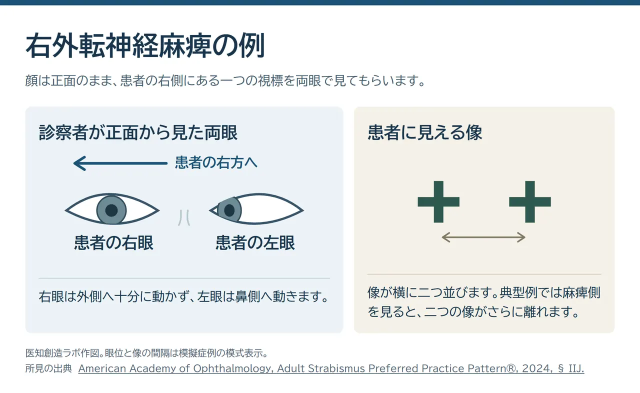
#> input picture _src/diplopia-differential/fig-abduction.webp, 1280 x 785 px (shown at 1/2 size)
$ python -i card_webp.py   (imports and definitions only)
#> lines starting #> are read from the running program, lines starting #| are printed output that depends on the picture
#!/usr/bin/env python3
# -*- coding: utf-8 -*-
"""一覧カード用の軽量サムネイル（16:9・幅800px以下のWebP）を作る。

インフォグラフィック一覧・スライド一覧のカードで、原寸PNG（数百KB〜2MB）や
タイトル帯だけの細長い thumb.png を 16:9 枠に拡大して見せていたのを置き換える。
縦長の図は上端から 16:9 を切り出し（カードと同じく上寄せ）、横長は中央で切る。拡大はしない。

使う場所: infographics/build_index.py（card.webp）、slides/_template/build.py（card.webp）。
既存の png8.py と同じく、書き出し側で1行呼ぶ。
"""
import io

from PIL import Image

Image.MAX_IMAGE_PIXELS = None   # 縦長インフォ（2160x11038 等）で誤検知させない

WIDTH, HEIGHT = 800, 450


def _flatten(image):
    """透明部分は白で塗り、RGBにそろえる。"""
    if image.mode == "P":
        image = image.convert("RGBA")
    if image.mode in ("RGBA", "LA"):
        background = Image.new("RGB", image.size, "white")
        background.paste(image, mask=image.getchannel("A"))
        return background
    return image.convert("RGB")


def card_bytes(src, fit="cover"):
    """画像ファイル src から、カード用WebPのバイト列を返す。"""
#> called with fit = 'cover'
    with Image.open(src) as source:
#> source is the input picture: PIL image 1280x785 RGB; mean R, G, B 231.5, 235, 235.8
        image = _flatten(source)
    if fit not in ("cover", "contain"):
        raise ValueError("fit must be cover or contain")
    if fit == "contain":
        image.thumbnail((WIDTH, HEIGHT), Image.LANCZOS)
        canvas = Image.new("RGB", (WIDTH, HEIGHT), "white")
        canvas.paste(image, ((WIDTH - image.width) // 2, (HEIGHT - image.height) // 2))
        buffer = io.BytesIO()
        canvas.save(buffer, "WEBP", quality=80, method=6)
        return buffer.getvalue()
    width, height = image.size
#> width = 1280; height = 785
    if width * HEIGHT > height * WIDTH:
        crop = round(height * WIDTH / HEIGHT)
        left = (width - crop) // 2
        image = image.crop((left, 0, left + crop, height))
    else:
        image = image.crop((0, 0, width, round(width * HEIGHT / WIDTH)))
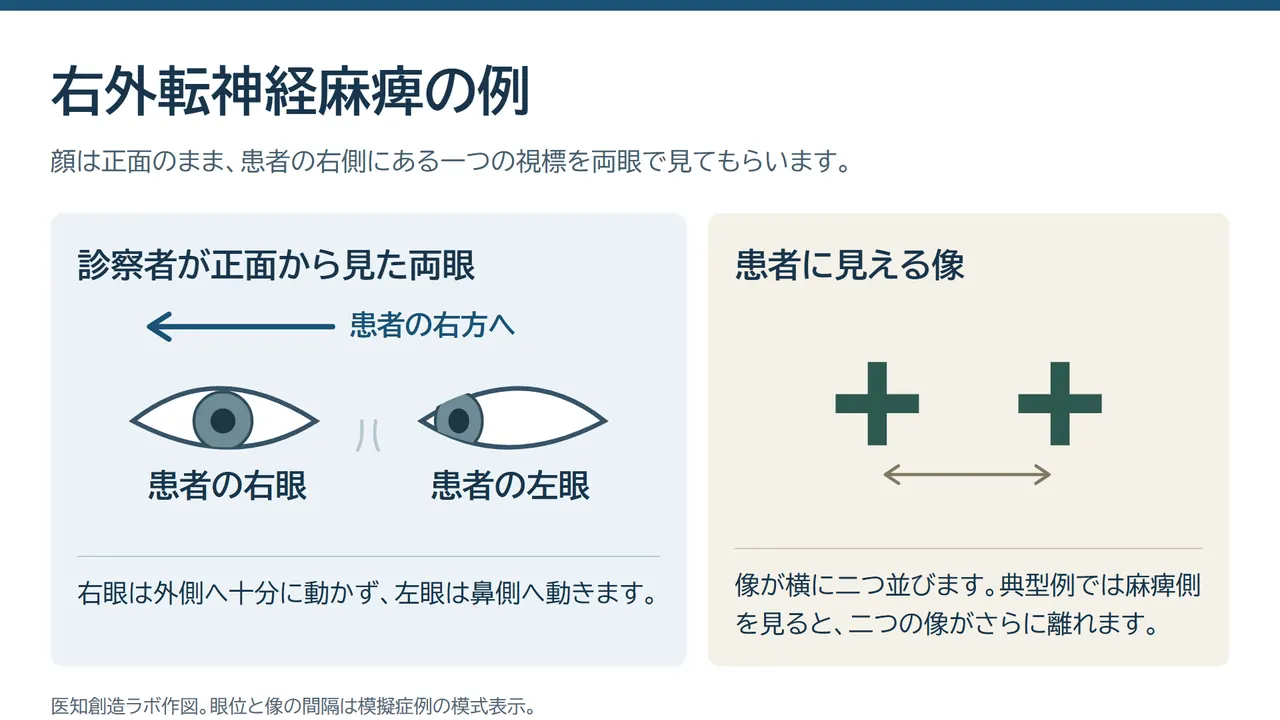
#> image: PIL image 1280x720 RGB; mean R, G, B 230.5, 234.2, 235
    if image.width > WIDTH:
        image = image.resize((WIDTH, HEIGHT), Image.LANCZOS)
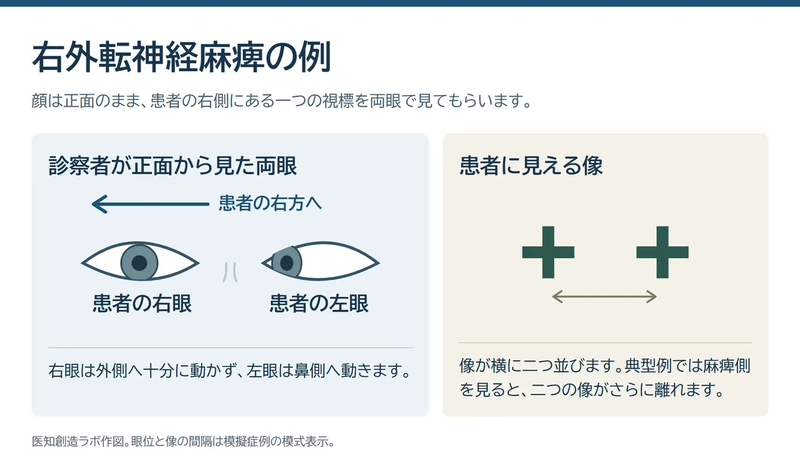
#> image: PIL image 800x450 RGB; mean R, G, B 230.4, 234.1, 234.8
    buffer = io.BytesIO()
    image.save(buffer, "WEBP", quality=80, method=6)
    return buffer.getvalue()


def write_card(src, dst, fit="cover"):
    """dst（card.webp）を書き出す。中身が同じなら書き換えない。書き換えたら True。"""
    data = card_bytes(src, fit=fit)
    try:
        if dst.read_bytes() == data:
            return False
    except FileNotFoundError:
        pass
    dst.write_bytes(data)
    return True

>>> result = card_bytes('_src/diplopia-differential/fig-abduction.webp')
